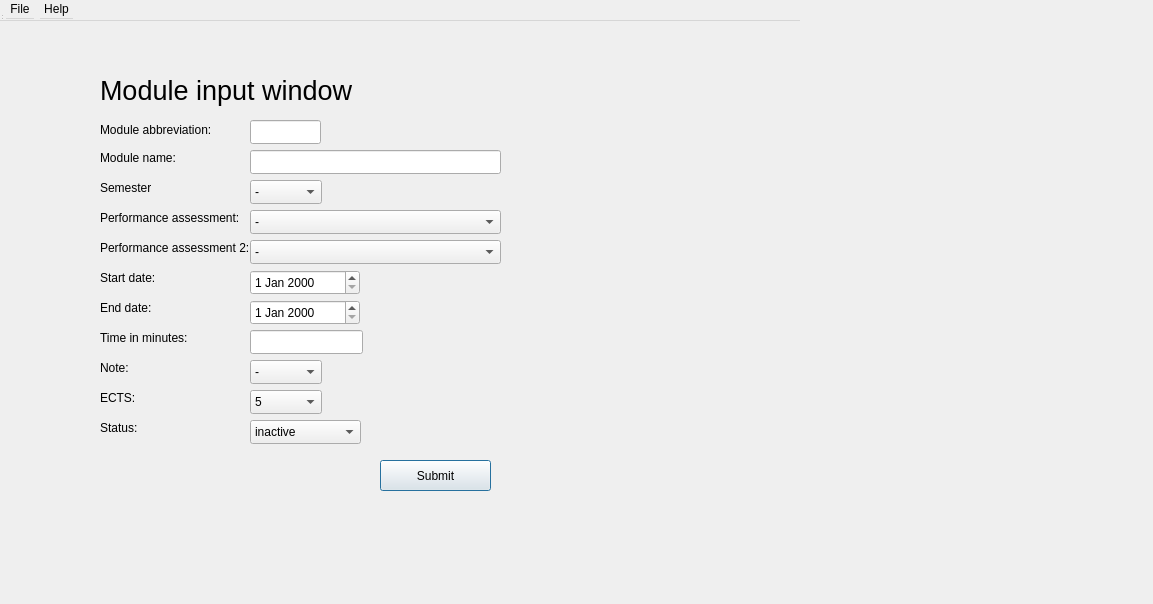
<?xml version="1.0" encoding="UTF-8"?>
<ui version="4.0">
 <class>DbInputWindow</class>
 <widget class="QDialog" name="DbInputWindow">
  <property name="geometry">
   <rect>
    <x>0</x>
    <y>0</y>
    <width>1153</width>
    <height>604</height>
   </rect>
  </property>
  <property name="windowTitle">
   <string>Input</string>
  </property>
  <widget class="QWidget" name="centralwidget" native="true">
   <property name="geometry">
    <rect>
     <x>50</x>
     <y>50</y>
     <width>491</width>
     <height>481</height>
    </rect>
   </property>
   <widget class="QLineEdit" name="short_name_label">
    <property name="geometry">
     <rect>
      <x>200</x>
      <y>70</y>
      <width>71</width>
      <height>24</height>
     </rect>
    </property>
   </widget>
   <widget class="QLineEdit" name="Long_Name">
    <property name="geometry">
     <rect>
      <x>200</x>
      <y>100</y>
      <width>251</width>
      <height>24</height>
     </rect>
    </property>
   </widget>
   <widget class="QLabel" name="short_name">
    <property name="geometry">
     <rect>
      <x>50</x>
      <y>70</y>
      <width>121</width>
      <height>20</height>
     </rect>
    </property>
    <property name="text">
     <string>Module abbreviation:</string>
    </property>
   </widget>
   <widget class="QLabel" name="long_name_label">
    <property name="geometry">
     <rect>
      <x>50</x>
      <y>100</y>
      <width>81</width>
      <height>16</height>
     </rect>
    </property>
    <property name="text">
     <string>Module name:</string>
    </property>
   </widget>
   <widget class="QLabel" name="semester_label">
    <property name="geometry">
     <rect>
      <x>50</x>
      <y>130</y>
      <width>51</width>
      <height>16</height>
     </rect>
    </property>
    <property name="text">
     <string>Semester:</string>
    </property>
   </widget>
   <widget class="QLabel" name="M_K_A_label">
    <property name="geometry">
     <rect>
      <x>50</x>
      <y>160</y>
      <width>141</width>
      <height>16</height>
     </rect>
    </property>
    <property name="text">
     <string>Performance assessment:</string>
    </property>
   </widget>
   <widget class="QComboBox" name="Semester_select">
    <property name="geometry">
     <rect>
      <x>200</x>
      <y>130</y>
      <width>72</width>
      <height>24</height>
     </rect>
    </property>
    <item>
     <property name="text">
      <string>-</string>
     </property>
    </item>
    <item>
     <property name="text">
      <string>1</string>
     </property>
    </item>
    <item>
     <property name="text">
      <string>2</string>
     </property>
    </item>
    <item>
     <property name="text">
      <string>3</string>
     </property>
    </item>
    <item>
     <property name="text">
      <string>4</string>
     </property>
    </item>
    <item>
     <property name="text">
      <string>5</string>
     </property>
    </item>
    <item>
     <property name="text">
      <string>6</string>
     </property>
    </item>
    <item>
     <property name="text">
      <string>7</string>
     </property>
    </item>
   </widget>
   <widget class="QComboBox" name="M_K_A_select">
    <property name="geometry">
     <rect>
      <x>200</x>
      <y>160</y>
      <width>251</width>
      <height>24</height>
     </rect>
    </property>
    <item>
     <property name="text">
      <string>-</string>
     </property>
    </item>
    <item>
     <property name="text">
      <string>Sofort Online Klausur</string>
     </property>
    </item>
    <item>
     <property name="text">
      <string>Termin Online Klausur</string>
     </property>
    </item>
    <item>
     <property name="text">
      <string>Assignment</string>
     </property>
    </item>
    <item>
     <property name="text">
      <string>Laboratory report</string>
     </property>
    </item>
   </widget>
   <widget class="QLabel" name="start_date_label">
    <property name="geometry">
     <rect>
      <x>50</x>
      <y>220</y>
      <width>71</width>
      <height>16</height>
     </rect>
    </property>
    <property name="text">
     <string>Start date:</string>
    </property>
   </widget>
   <widget class="QLabel" name="end_date_label">
    <property name="geometry">
     <rect>
      <x>50</x>
      <y>250</y>
      <width>71</width>
      <height>16</height>
     </rect>
    </property>
    <property name="text">
     <string>End date:</string>
    </property>
   </widget>
   <widget class="QLabel" name="time_min_label">
    <property name="geometry">
     <rect>
      <x>50</x>
      <y>280</y>
      <width>101</width>
      <height>16</height>
     </rect>
    </property>
    <property name="text">
     <string>Time in minutes:</string>
    </property>
   </widget>
   <widget class="QLabel" name="note_label">
    <property name="geometry">
     <rect>
      <x>50</x>
      <y>310</y>
      <width>49</width>
      <height>16</height>
     </rect>
    </property>
    <property name="text">
     <string>Note:</string>
    </property>
   </widget>
   <widget class="QComboBox" name="Note_Box">
    <property name="geometry">
     <rect>
      <x>200</x>
      <y>310</y>
      <width>72</width>
      <height>24</height>
     </rect>
    </property>
    <item>
     <property name="text">
      <string>-</string>
     </property>
    </item>
    <item>
     <property name="text">
      <string>1,0</string>
     </property>
    </item>
    <item>
     <property name="text">
      <string>1,3</string>
     </property>
    </item>
    <item>
     <property name="text">
      <string>1,7</string>
     </property>
    </item>
    <item>
     <property name="text">
      <string>2,0</string>
     </property>
    </item>
    <item>
     <property name="text">
      <string>2,3</string>
     </property>
    </item>
    <item>
     <property name="text">
      <string>2,7</string>
     </property>
    </item>
    <item>
     <property name="text">
      <string>3,0</string>
     </property>
    </item>
    <item>
     <property name="text">
      <string>3,3</string>
     </property>
    </item>
    <item>
     <property name="text">
      <string>3,7</string>
     </property>
    </item>
    <item>
     <property name="text">
      <string>4,0</string>
     </property>
    </item>
    <item>
     <property name="text">
      <string>nicht bestanden</string>
     </property>
    </item>
   </widget>
   <widget class="QDateEdit" name="Start_dateEdit">
    <property name="geometry">
     <rect>
      <x>200</x>
      <y>220</y>
      <width>110</width>
      <height>25</height>
     </rect>
    </property>
   </widget>
   <widget class="QDateEdit" name="End_dateEdit">
    <property name="geometry">
     <rect>
      <x>200</x>
      <y>250</y>
      <width>110</width>
      <height>25</height>
     </rect>
    </property>
   </widget>
   <widget class="QLineEdit" name="Time_Input">
    <property name="geometry">
     <rect>
      <x>200</x>
      <y>280</y>
      <width>113</width>
      <height>24</height>
     </rect>
    </property>
   </widget>
   <widget class="QLabel" name="ects_label">
    <property name="geometry">
     <rect>
      <x>50</x>
      <y>340</y>
      <width>49</width>
      <height>16</height>
     </rect>
    </property>
    <property name="text">
     <string>ECTS:</string>
    </property>
   </widget>
   <widget class="QLabel" name="status_label">
    <property name="geometry">
     <rect>
      <x>50</x>
      <y>370</y>
      <width>49</width>
      <height>16</height>
     </rect>
    </property>
    <property name="text">
     <string>Status:</string>
    </property>
   </widget>
   <widget class="QComboBox" name="ECTS_Box">
    <property name="geometry">
     <rect>
      <x>200</x>
      <y>340</y>
      <width>72</width>
      <height>24</height>
     </rect>
    </property>
    <item>
     <property name="text">
      <string>5</string>
     </property>
    </item>
    <item>
     <property name="text">
      <string>10</string>
     </property>
    </item>
    <item>
     <property name="text">
      <string>15</string>
     </property>
    </item>
   </widget>
   <widget class="QComboBox" name="status_box">
    <property name="geometry">
     <rect>
      <x>200</x>
      <y>370</y>
      <width>111</width>
      <height>24</height>
     </rect>
    </property>
    <item>
     <property name="text">
      <string>inactive</string>
     </property>
    </item>
    <item>
     <property name="text">
      <string>active</string>
     </property>
    </item>
    <item>
     <property name="text">
      <string>completed</string>
     </property>
    </item>
   </widget>
   <widget class="QLabel" name="label">
    <property name="geometry">
     <rect>
      <x>50</x>
      <y>20</y>
      <width>301</width>
      <height>41</height>
     </rect>
    </property>
    <property name="font">
     <font>
      <pointsize>20</pointsize>
      <bold>false</bold>
     </font>
    </property>
    <property name="text">
     <string>Module input window</string>
    </property>
   </widget>
   <widget class="QLabel" name="M_K_A_label_2">
    <property name="geometry">
     <rect>
      <x>50</x>
      <y>190</y>
      <width>151</width>
      <height>16</height>
     </rect>
    </property>
    <property name="text">
     <string>Performance assessment 2:</string>
    </property>
   </widget>
   <widget class="QComboBox" name="M_K_A_select_2">
    <property name="geometry">
     <rect>
      <x>200</x>
      <y>190</y>
      <width>251</width>
      <height>24</height>
     </rect>
    </property>
    <item>
     <property name="text">
      <string>-</string>
     </property>
    </item>
    <item>
     <property name="text">
      <string>Sofort Online Klausur</string>
     </property>
    </item>
    <item>
     <property name="text">
      <string>Termin Online Klausur</string>
     </property>
    </item>
    <item>
     <property name="text">
      <string>Assignment</string>
     </property>
    </item>
    <item>
     <property name="text">
      <string>Laboratory report</string>
     </property>
    </item>
   </widget>
   <widget class="QPushButton" name="submitbutton">
    <property name="geometry">
     <rect>
      <x>330</x>
      <y>410</y>
      <width>111</width>
      <height>31</height>
     </rect>
    </property>
    <property name="text">
     <string>Submit</string>
    </property>
   </widget>
  </widget>
  <widget class="QMenuBar" name="menubar">
   <property name="geometry">
    <rect>
     <x>0</x>
     <y>0</y>
     <width>800</width>
     <height>21</height>
    </rect>
   </property>
   <widget class="QMenu" name="menuFile">
    <property name="title">
     <string>File</string>
    </property>
   </widget>
   <widget class="QMenu" name="menuHelp">
    <property name="title">
     <string>Help</string>
    </property>
   </widget>
   <addaction name="menuFile"/>
   <addaction name="menuHelp"/>
  </widget>
  <widget class="QStatusBar" name="statusbar">
   <property name="geometry">
    <rect>
     <x>0</x>
     <y>0</y>
     <width>3</width>
     <height>21</height>
    </rect>
   </property>
  </widget>
 </widget>
 <resources/>
 <connections/>
</ui>
